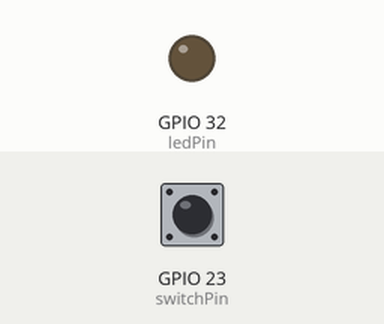
This sketch was run on a simulated ESP32. Parts: output pins drawn as LEDs (lit = HIGH). The test bench sets the inputs (shaded band); at power-on: GPIO 23 (switchPin) HIGH.

Above: at 1.2 s.
1.3 s: GPIO 23 (switchPin) pulled LOW for 0.15 s
At 1.6 s:
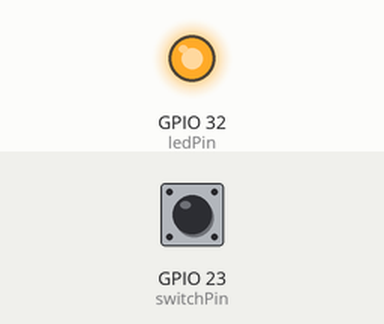
Timing chart, 0 to 4.3 s (numbered marks = the images above; inputs shaded):
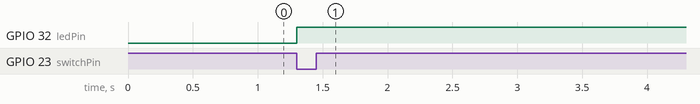

Measured:
- after the input at 1.3 s, GPIO 32 (ledPin): LOW → HIGH at once

The sketch:

ESP32_LedInterrupciones.ino
```cpp
/*
* Encender un led con interrupciones, mejor funcionamiento que los otros
* que no usan interrupciones. Por que ?
*/

const int ledPin = 32;
const int switchPin = 23;

volatile bool ledState = LOW; // Estado inicial del LED
volatile bool switchPressed = false; // Estado inicial del interruptor

void IRAM_ATTR switchInterrupt() {
  // Cambiar el estado del interruptor
  switchPressed = !switchPressed;  // invierto el valor

  // Cambiar el estado del LED basado en el estado del interruptor
  if (switchPressed) {
    ledState = !ledState;         // invierto el valor
    digitalWrite(ledPin, ledState);
  }
}

void setup() {
  pinMode(ledPin, OUTPUT);
  pinMode(switchPin, INPUT_PULLUP); // Habilitar la resistencia pull-up interna

  // Configurar la interrupción en el flanco de bajada (cuando el interruptor se presiona)
  attachInterrupt(digitalPinToInterrupt(switchPin), switchInterrupt, FALLING);
        /*
         * LOW para activar la interrupción cuando el pin está bajo;
         * CHANGE para activar la interrupción cada vez que el pin cambia de valor;
         * RISING para disparar cuando el pin va de bajo a alto;
         * FALLING para cuando el pin pasa de alto a bajo.
        */
}

void loop() {
  // codigo principal (opcional)
}
```
